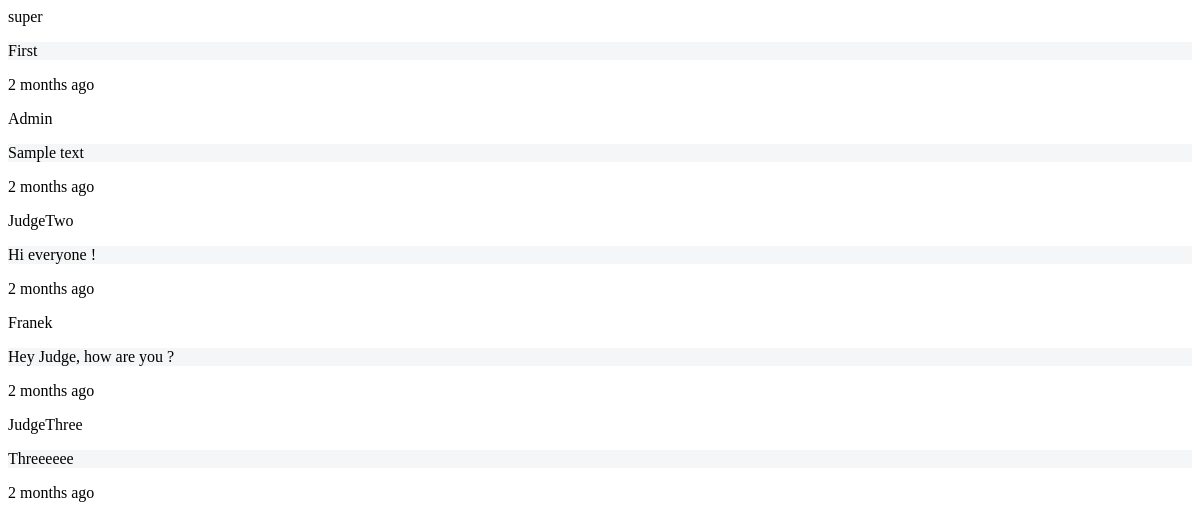
/chat_refresh/, run on an earlier commit of the app's database.
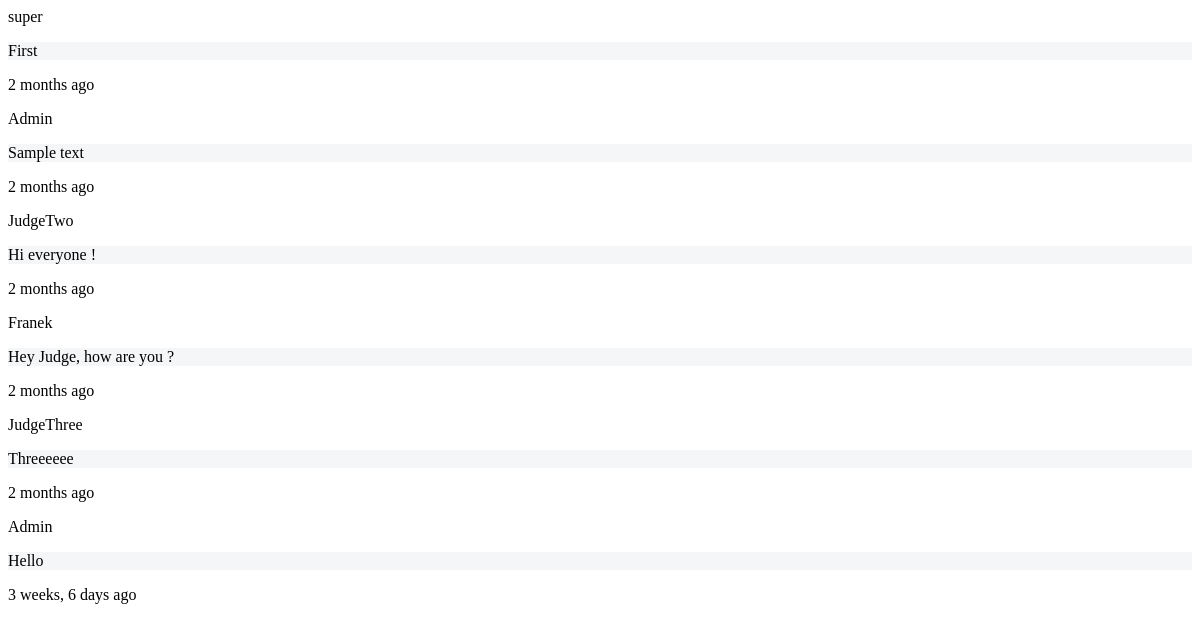
And on a later commit of the database.
### base/models.py (models this page shows, shortened)
class Message(models.Model):
    user = models.TextField(blank=False, max_length=50, default='Guest')
    text = models.TextField(blank=False, max_length=1000)
    created = models.DateTimeField(auto_now_add=True)

### base/views.py (the view)
# urls.py: path('chat_refresh/', views.chatRefresh, name='chat-refresh'),
def chatRefresh(request):
    page = 'chat'
    messages = Message.objects.all().order_by('created')
    context = {
        "page": page, "messages": messages
    }
    return render(request, 'base/chat_refresh.html', context)

### base/templates/base/chat_refresh.html
                {% for message in messages %}
                <div class="d-flex flex-row justify-content-start">
                    <div>
                    <p class="fs-8">{{message.user}}</p>
                    <p class="small p-2 ms-3 mb-1 rounded-3" style="background-color: #f5f6f7;">{{message.text}}</p>
                    <p class="small ms-3 mb-3 rounded-3 text-muted">{{message.created|timesince}} ago</p>
                    </div>
                </div>
                {% endfor %}

What changed in the data, as far as the page shows it:
added Message: user "Admin", text "Hello", created "3 weeks, 6 days"
